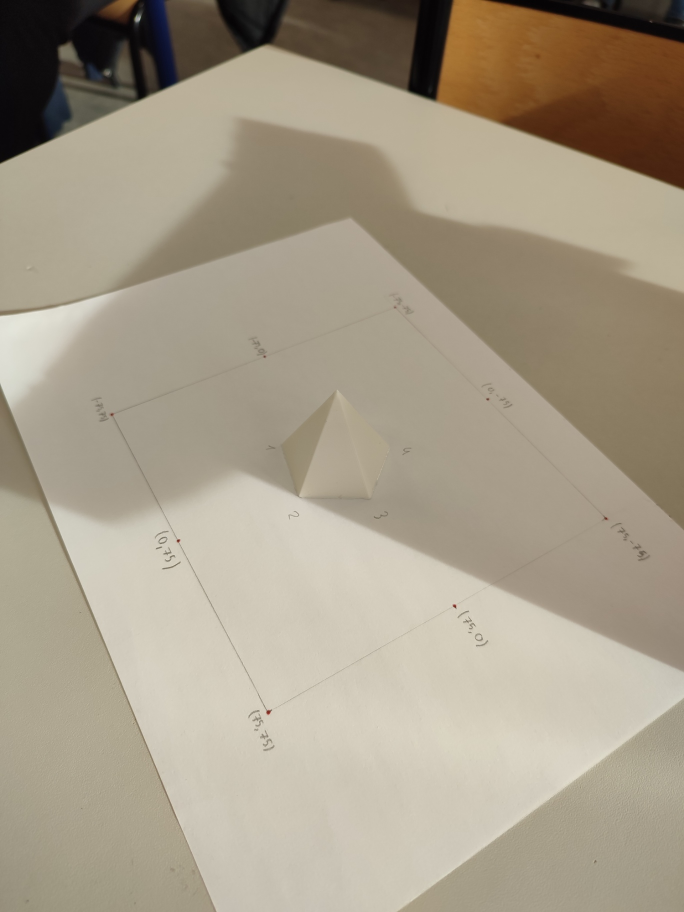
#> input picture programme/Photo/Photo objet 1/photo_10_pyramide.jpg, 1368 x 1824 px (shown at 1/2 size); its folder holds 4 pictures in this run
$ python Sift_bfmatch.py
#> lines starting #> are read from the running program, lines starting #| are printed output that depends on the picture; long printed decimals are rounded
import cv2
import os

dossier = "Photo/Photo objet 1"
fichiers=[]

nombre_fichiers = len([f for f in os.listdir(dossier) if os.path.isfile(os.path.join(dossier, f))])
for f in os.listdir(dossier) :
    fichiers.append(dossier+"/"+f)

# [8 lines of commented-out code are left out]


dossier = "Photo/Photo objet 1"
fichiers=[]

nombre_fichiers = len([f for f in os.listdir(dossier) if os.path.isfile(os.path.join(dossier, f))])
for f in os.listdir(dossier) :
    fichiers.append(dossier+"/"+f)


img1 = cv2.imread(fichiers[0])
#> img1 is the input picture: shape (1824, 1368, 3); mean B, G, R 136.5, 155.5, 165.9
img2 = cv2.imread(fichiers[1])
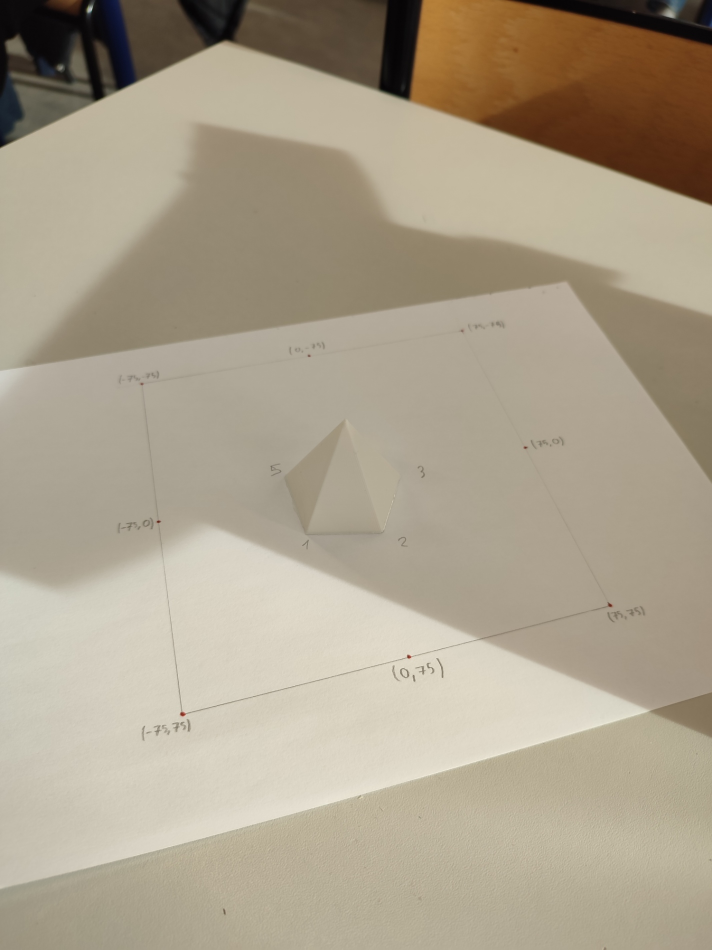
#> input picture programme/Photo/Photo objet 1/photo_11_pyramide.jpg, 1424 x 1899 px (shown at 1/2 size)
#> img2 is the input picture: shape (1899, 1424, 3); mean B, G, R 139.7, 159.9, 170.8
sift = cv2.SIFT_create()
keypoints1, descriptors1 = sift.detectAndCompute(img1, None)
#> keypoints1 = 303 keypoints; strongest (x, y, size): (275, 37, 9), (537, 1424, 5.6), (909, 1212, 4.3), (356, 1081, 4)
keypoints2, descriptors2 = sift.detectAndCompute(img2, None)
#> keypoints2 = 318 keypoints; strongest (x, y, size): (179, 18, 8.5), (817, 1313, 4.9), (365, 1428, 5.9), (791, 156, 53.8)

bf = cv2.BFMatcher(cv2.NORM_L1, crossCheck=True)
matches = bf.match(descriptors1,descriptors2)
#> matches = 115 matches
matches = sorted(matches, key = lambda x:x.distance)
# draw first 50 matches
matched_img = cv2.drawMatches(img1, keypoints1, img2, keypoints2, matches, img2, flags=2)
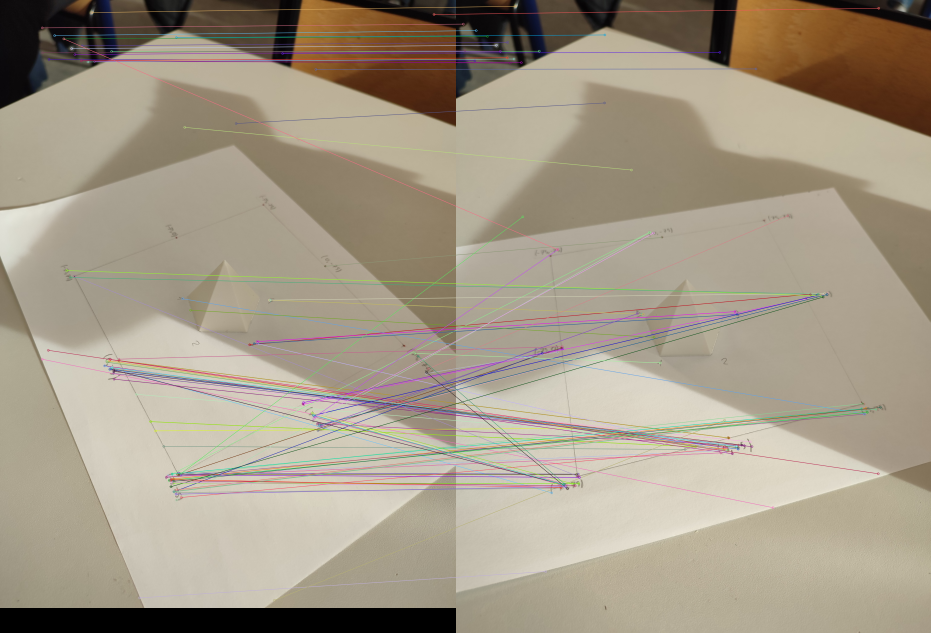
#> matched_img: shape (1899, 2792, 3) (shown at 1/3 size); mean B, G, R 135, 153.2, 163.9
#cv2.imshow('image', matched_img)
#cv2.waitKey(0)


sift_image = cv2.drawKeypoints(img1, keypoints1, img1)
# Affichage d'une image redimensionnée
scale_percent = 50  # Réduction à 50% de la taille d'origine
width = int(sift_image.shape[1] * scale_percent / 100)
#> width = 684
height = int(sift_image.shape[0] * scale_percent / 100)
#> height = 912
dim = (width, height)
#> dim = (684, 912)
resized_img = cv2.resize(sift_image, dim, interpolation=cv2.INTER_AREA)
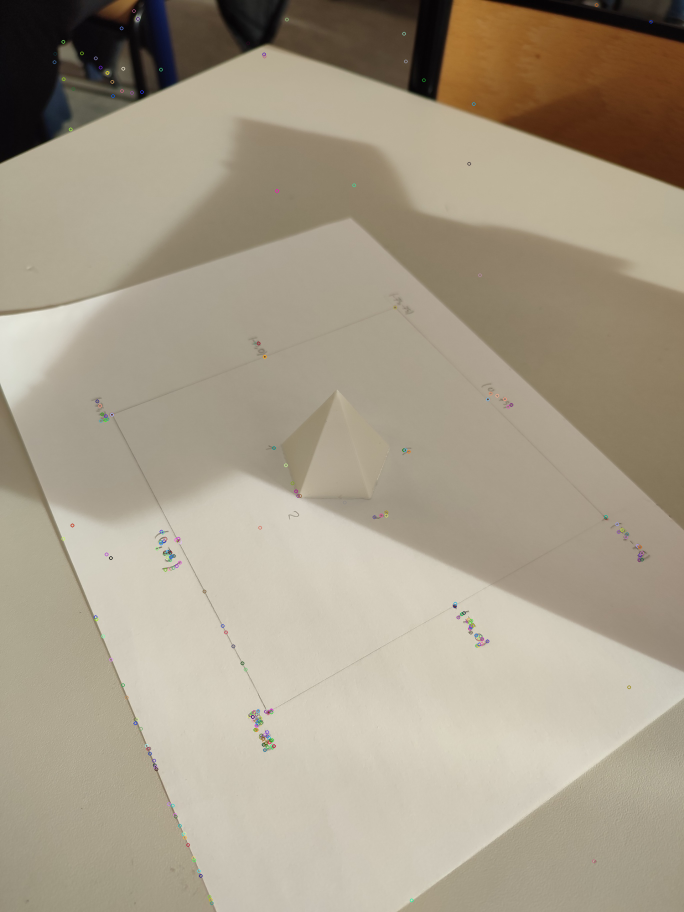
#> resized_img: shape (912, 684, 3); mean B, G, R 136.6, 155.5, 165.9

keypoints_coords = [kp.pt for kp in keypoints1]
#> keypoints_coords = 303 pairs, first value 108.5 to 1301.6, second value 9.56 to 1805.8
print(keypoints_coords[:3])
#| [(108.533, 123.870), (110.137, 107.222), (126.109, 1077.162)]
cv2.imshow('image', resized_img)
cv2.waitKey(0)
